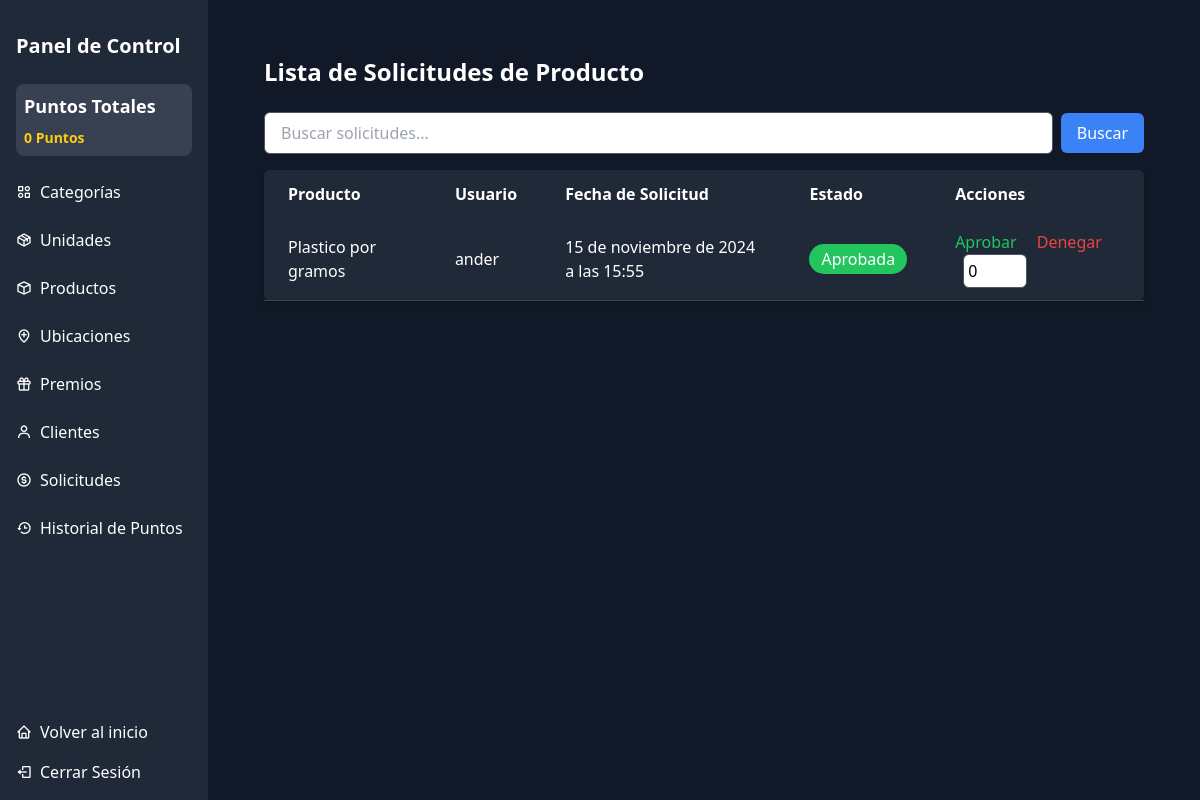
The page /dashboard/product-requests/ (signed in) on the database as committed earlier.
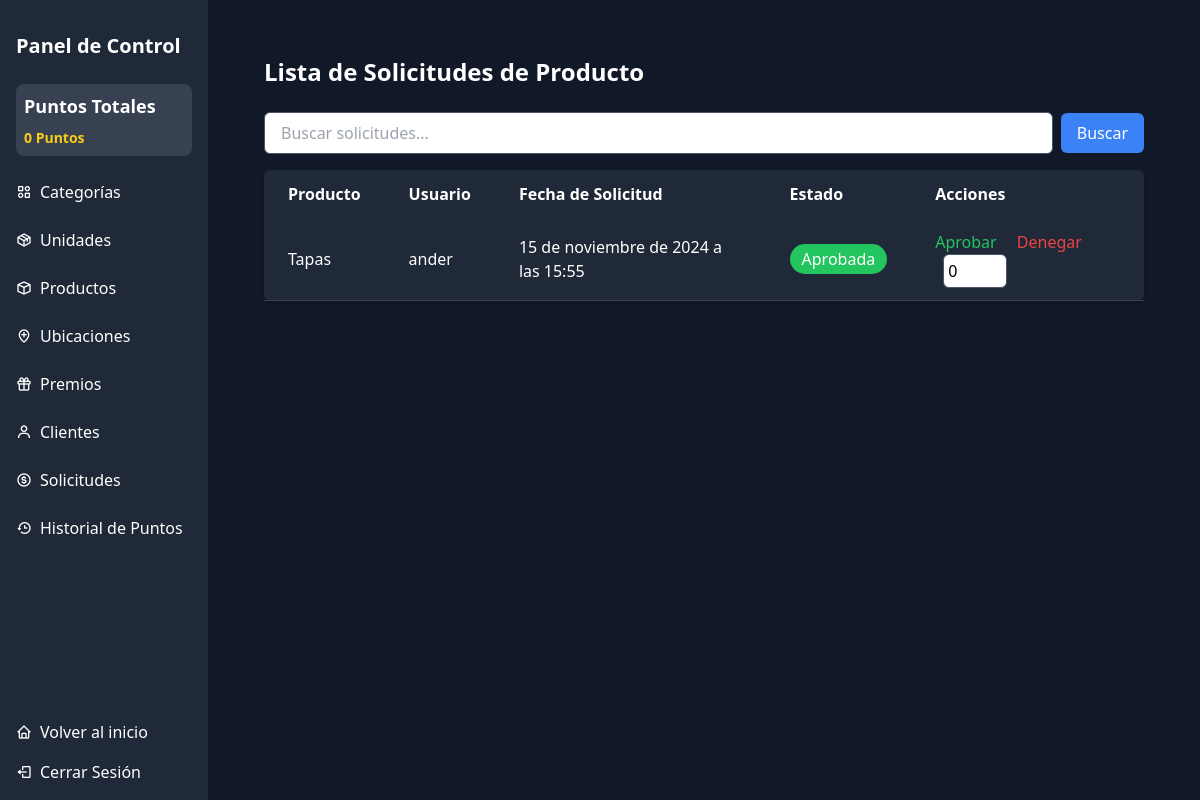
The same page on the database as committed later.
### core/dashboard/models.py (models this page shows, shortened)
class ProductRequest(models.Model):
    STATUS_CHOICES = [
        ('PENDING', 'Pendiente'),
        ('APPROVED', 'Aprobada'),
        ('DENIED', 'Denegada'),
    ]
    user = models.ForeignKey(
        settings.AUTH_USER_MODEL,
        on_delete=models.CASCADE,
        related_name="product_requests"
    )
    product = models.ForeignKey(
        Product,
        on_delete=models.CASCADE,
        related_name="requests"
    )
    status = models.CharField(
        max_length=10,
        choices=STATUS_CHOICES,
        default='PENDING'
    )
    points_assigned = models.PositiveIntegerField(default=0, blank=True)
    created_at = models.DateTimeField(auto_now_add=True)
    updated_at = models.DateTimeField(auto_now=True)
    reviewed_by = models.ForeignKey(
        settings.AUTH_USER_MODEL,
        on_delete=models.SET_NULL,
        null=True,
        blank=True,
        related_name="reviewed_requests"
    )
    class Meta:
        verbose_name = 'Solicitud de Producto'
        verbose_name_plural = 'Solicitudes de Producto'

class Product(models.Model):
    name = models.CharField(max_length=50, unique=True)
    description = models.TextField()
    image = models.ImageField(upload_to='products/', validators=[validate_image_extension])
    created_at = models.DateTimeField(auto_now_add=True)
    updated_at = models.DateTimeField(auto_now=True)
    units = models.ForeignKey(Units, on_delete=models.CASCADE, related_name="products")
    category = models.ForeignKey(Category, on_delete=models.CASCADE, related_name="products")
    is_active = models.BooleanField(default=True)
    created_by = models.ForeignKey(
        settings.AUTH_USER_MODEL,
        on_delete=models.SET_NULL,
        null=True,
        blank=True,
        related_name="created_products"
    )
    updated_by = models.ForeignKey(
        settings.AUTH_USER_MODEL,
        on_delete=models.SET_NULL,
        null=True,
        blank=True,
        related_name="updated_products"
    )
    class Meta:
        verbose_name = 'Producto'
        verbose_name_plural = 'Productos'

### core/security/models.py (models this page shows, shortened)
class User(AbstractUser):
    email = models.EmailField(_('email address'), unique=True)
    is_admin = models.BooleanField(default=False, help_text="Indica si el usuario es un administrador.")
    phone_number = models.CharField(max_length=10, blank=True, help_text="Número de teléfono del usuario.")
    address = models.CharField(max_length=255, blank=True, help_text="Dirección del usuario.")
    date_of_birth = models.DateField(null=True, blank=True, help_text="Fecha de nacimiento del usuario.")
    gender = models.CharField(
        max_length=10,
        choices=[('M', 'Masculino'), ('F', 'Femenino'), ('O', 'Otro')],
        blank=True,
        help_text="Género del usuario."
    )
    profile_image = models.ImageField(
        upload_to='profile_img/',
        null=True,
        blank=True,
        help_text="Imagen de perfil del usuario.",
        validators=[validate_image_extension]
    )
    ROLE_CHOICES = [
        ('USER', 'Usuario'),
        ('ADMIN', 'Administrador'),
    ]
    role = models.CharField(
        max_length=6,
        choices=ROLE_CHOICES,
        default='USER',
        help_text="Rol del usuario."
    )
    USERNAME_FIELD = 'username'
    REQUIRED_FIELDS = ['email', 'first_name', 'last_name']
    groups = models.ManyToManyField(Group, related_name='security_user_set', blank=True)
    user_permissions = models.ManyToManyField('auth.Permission', related_name='security_user_set', blank=True)

### core/dashboard/views/point.py (the view)
# urls.py: path('product-requests/', point.ProductRequestListView.as_view(), name='product_requests_list'),
class ProductRequestListView(ListView):
    model = ProductRequest
    template_name = "core/points/product_requests.html"
    context_object_name = "requests"
    def get_queryset(self):
        user = self.request.user
        if user.is_superuser:
            return ProductRequest.objects.all().order_by('-created_at')
        else:
            return ProductRequest.objects.filter(user=user).order_by('-created_at')

### core/dashboard/context_processors.py (called while the page is built)
def total_points(request):
    if request.user.is_authenticated:
        total_points = Points.objects.filter(user=request.user).aggregate(total=models.Sum('number'))['total'] or 0
        total_history_points = PointHistory.objects.filter(user=request.user).aggregate(total=models.Sum('points'))['total'] or 0
        total_points = total_history_points
    else:
        total_points = 0
    return {'total_points': total_points}

### templates/core/points/product_requests.html (shortened to what this page needs)
{% extends 'components/base_dash.html' %}
{% block content %}
    <div class="container mx-auto p-6">
        <h2 class="text-2xl font-bold mb-6">Lista de Solicitudes de Producto</h2>
        <div class="mb-4">
            <form method="get" action="{% url 'dashboard:product_requests_list' %}" class="flex items-center">
                <input type="text" name="q" value="{{ request.GET.q }}" placeholder="Buscar solicitudes..." class="form-input px-4 py-2 rounded-md w-full border border-gray-600">
                <button type="submit" class="ml-2 bg-blue-500 text-white px-4 py-2 rounded-md hover:bg-blue-600">
                    Buscar
                </button>
            </form>
        </div>
        <table class="min-w-full bg-gray-800 text-white rounded-md shadow-md">
            <thead>
                <tr>
                    <th class="py-3 px-6 text-left">Producto</th>
                    <th class="py-3 px-6 text-left">Usuario</th>
                    <th class="py-3 px-6 text-left">Fecha de Solicitud</th>
                    <th class="py-3 px-6 text-left">Estado</th>
                    <th class="py-3 px-6 text-left">Acciones</th>
                </tr>
            </thead>
            <tbody>
                {% for request in requests %}
                    <tr class="border-b border-gray-700">
                        <td class="py-3 px-6">{{ request.product.name }}</td>
                        <td class="py-3 px-6">{{ request.user.username }}</td>
                        <td class="py-3 px-6">{{ request.created_at }}</td>
                        <td class="py-3 px-6">
                            <span class="px-3 py-1 rounded-full
                                {% if request.status == 'APPROVED' %} bg-green-500 text-white {% endif %}
                                {% if request.status == 'DENIED' %} bg-red-500 text-white {% endif %}">
                                {{ request.get_status_display }}
                            </span>
                        </td>
                        <td class="py-3 px-6">
                            {% if user.is_superuser %}
                                <form method="post" action="{% url 'dashboard:product_request_action' request.id %}" class="inline-block">
                                    <button type="submit" name="action" value="approve" class="text-green-500 hover:text-green-600 mr-4">
                                        Aprobar
                                    </button>
                                    <button type="submit" name="action" value="deny" class="text-red-500 hover:text-red-600">
                                        Denegar
                                    </button>
                                    <input type="number" name="points" value="0" min="0" class="ml-2 p-1 text-black border border-gray-600 rounded-md w-16">
                                </form>
                            {% else %}
                                No disponible
                            {% endif %}
                        </td>
                    </tr>
                {% empty %}
                    <tr>
                        <td colspan="5" class="py-3 px-6 text-center">No hay solicitudes disponibles</td>
                    </tr>
                {% endfor %}
            </tbody>
        </table>
    </div>
{% endblock %}

Rows that differ between the two databases and show on the page:
changed through a linked row, ProductRequest "Aprobada": product.name "Plastico por gramos" → "Tapas"
